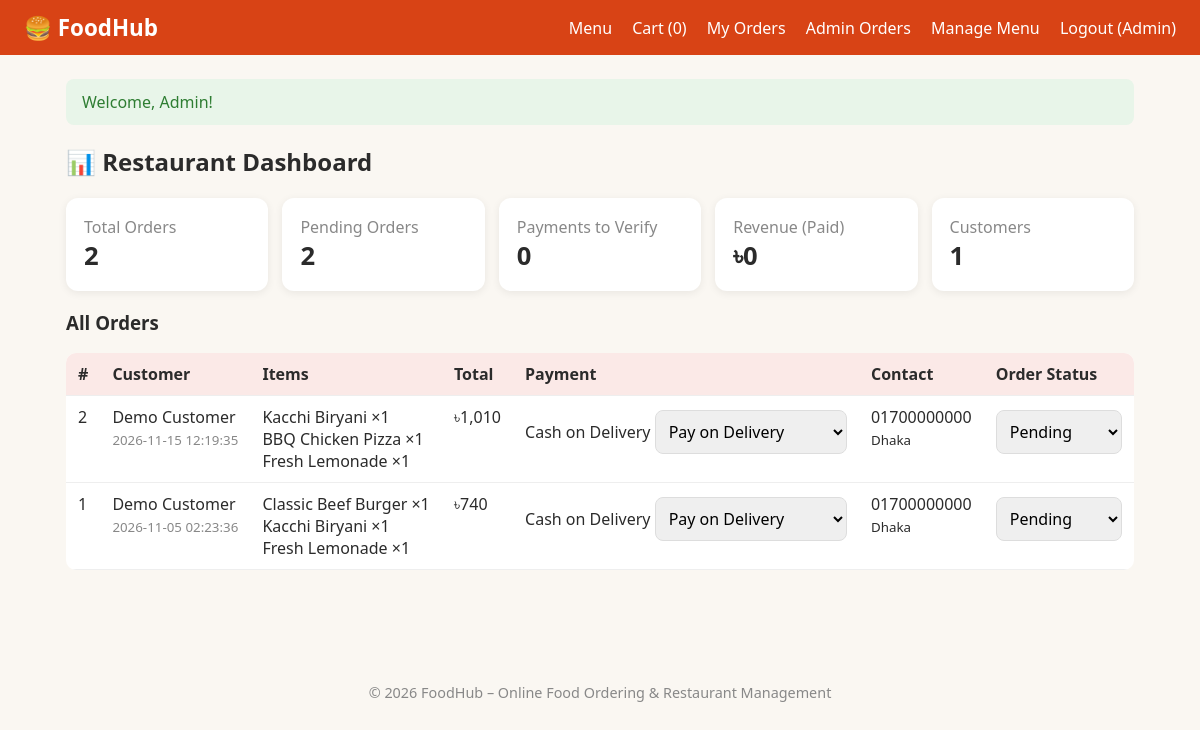
/index.php (signed in), run on the app's committed database.
### tables this page shows
CREATE TABLE orders(id INTEGER PRIMARY KEY AUTOINCREMENT, user_id INTEGER, total REAL, status TEXT DEFAULT 'Pending',
        address TEXT, phone TEXT, payment TEXT, created_at TEXT DEFAULT CURRENT_TIMESTAMP, payment_status TEXT DEFAULT 'Unpaid', trx_id TEXT);

CREATE TABLE order_items(id INTEGER PRIMARY KEY AUTOINCREMENT, order_id INTEGER, food_id INTEGER, name TEXT, price REAL, qty INTEGER);

### db.php (called while the page is built, shortened)
<?php
function e($s) { return htmlspecialchars((string)$s, ENT_QUOTES, 'UTF-8'); }
function taka($n) { return '৳' . number_format((float)$n, 0); }

### index.php (the view, shortened to what this page needs)
<?php
$base = '../'; require '../includes/db.php';
$statuses = ['Pending', 'Preparing', 'On the way', 'Delivered', 'Cancelled'];
$pstatuses = ['Unpaid', 'Pay on Delivery', 'Verification Pending', 'Paid', 'Failed', 'Refunded'];
$stats = [
    'Total Orders' => $pdo->query("SELECT COUNT(*) FROM orders")->fetchColumn(),
    'Pending Orders' => $pdo->query("SELECT COUNT(*) FROM orders WHERE status='Pending'")->fetchColumn(),
    'Payments to Verify' => $pdo->query("SELECT COUNT(*) FROM orders WHERE payment_status='Verification Pending'")->fetchColumn(),
    'Revenue (Paid)' => taka($pdo->query("SELECT COALESCE(SUM(total),0) FROM orders WHERE payment_status='Paid'")->fetchColumn()),
    'Customers' => $pdo->query("SELECT COUNT(*) FROM users WHERE role='customer'")->fetchColumn(),
];
$orders = $pdo->query("SELECT o.*, u.name uname FROM orders o LEFT JOIN users u ON u.id=o.user_id ORDER BY o.id DESC")->fetchAll();
include '../includes/header.php';
?>
<h2>📊 Restaurant Dashboard</h2>
<div class="stats">
  <?php foreach ($stats as $k => $v): ?><div class="stat"><span><?= e($k) ?></span><strong><?= e($v) ?></strong></div><?php endforeach; ?>
</div>
<h3>All Orders</h3>
<table>
  <tr><th>#</th><th>Customer</th><th>Items</th><th>Total</th><th>Payment</th><th>Contact</th><th>Order Status</th></tr>
  <?php foreach ($orders as $o): ?>
  <tr>
    <td><?= $o['id'] ?></td>
    <td><?= e($o['uname']) ?><br><small class="muted"><?= e($o['created_at']) ?></small></td>
    <td><?php $i = $pdo->prepare("SELECT * FROM order_items WHERE order_id=?"); $i->execute([$o['id']]);
        foreach ($i->fetchAll() as $it) echo e($it['name']) . ' ×' . $it['qty'] . '<br>'; ?></td>
    <td><?= taka($o['total']) ?></td>
    <td>
      <?= e($o['payment'] ?: '—') ?><?php if ($o['trx_id']): ?><br><small class="muted">Ref/TrxID: <?= e($o['trx_id']) ?></small><?php endif; ?>
      <form method="post" class="inline">
        <select name="pstatus" onchange="this.form.submit()">
          <?php foreach ($pstatuses as $s): ?><option <?= $s === $o['payment_status'] ? 'selected' : '' ?>><?= $s ?></option><?php endforeach; ?>
        </select>
      </form>
    </td>
    <td><?= e($o['phone']) ?><br><small><?= e($o['address']) ?></small></td>
    <td>
      <form method="post" class="inline">
        <select name="status" onchange="this.form.submit()">
          <?php foreach ($statuses as $s): ?><option <?= $s === $o['status'] ? 'selected' : '' ?>><?= $s ?></option><?php endforeach; ?>
        </select>
      </form>
    </td>
  </tr>
  <?php endforeach; ?>
</table>
<?php include '../includes/footer.php'; ?>

### style.css (style rules this page uses)
* { box-sizing:border-box }
body { margin:0;font-family:system-ui,-apple-system,Segoe UI,Roboto,sans-serif;background:#faf7f2;color:#2b2b2b }
.muted { color:#888 }
table { width:100%;border-collapse:collapse;background:#fff;border-radius:10px;overflow:hidden;margin:14px 0 }
th,td { padding:10px 12px;border-bottom:1px solid #eee;text-align:left;vertical-align:top }
th { background:#fbe9e7 }
.form input,.form textarea,.form select,select { width:100%;padding:9px;margin-top:4px;border:1px solid #ddd;border-radius:8px;font:inherit }
.stats { display:grid;grid-template-columns:repeat(auto-fit,minmax(200px,1fr));gap:14px }
.stat { background:#fff;padding:18px;border-radius:12px;box-shadow:0 2px 8px rgba(0,0,0,.07) }
.stat span { display:block;color:#888 }
.stat strong { font-size:1.6rem }
.inline { display:inline }
.inline select { width:auto }

### data on the page
orders: id "2", uname "Demo Customer", created_at "2026-11-15 12:19:35", total "৳1,010", payment "Cash on Delivery", pstatus "Pay on Delivery", phone "01700000000", address "Dhaka", status "Pending"
order_items: name "Kacchi Biryani", qty "1"
order_items: name "BBQ Chicken Pizza", qty "1"
order_items: name "Fresh Lemonade", qty "1"
orders: id "1", uname "Demo Customer", created_at "2026-11-05 02:23:36", total "৳740", payment "Cash on Delivery", pstatus "Pay on Delivery", phone "01700000000", address "Dhaka", status "Pending"
order_items: name "Classic Beef Burger", qty "1"
order_items: name "Kacchi Biryani", qty "1"
order_items: name "Fresh Lemonade", qty "1"

### other printed values
$cartCount "0"
$u['name'] "Admin"
$m "Welcome, Admin!"
$k "Total Orders"
$v "2"
$k "Pending Orders"
$k "Payments to Verify"
$v "0"
$k "Revenue (Paid)"
$v "৳0"
$k "Customers"
$v "1"
